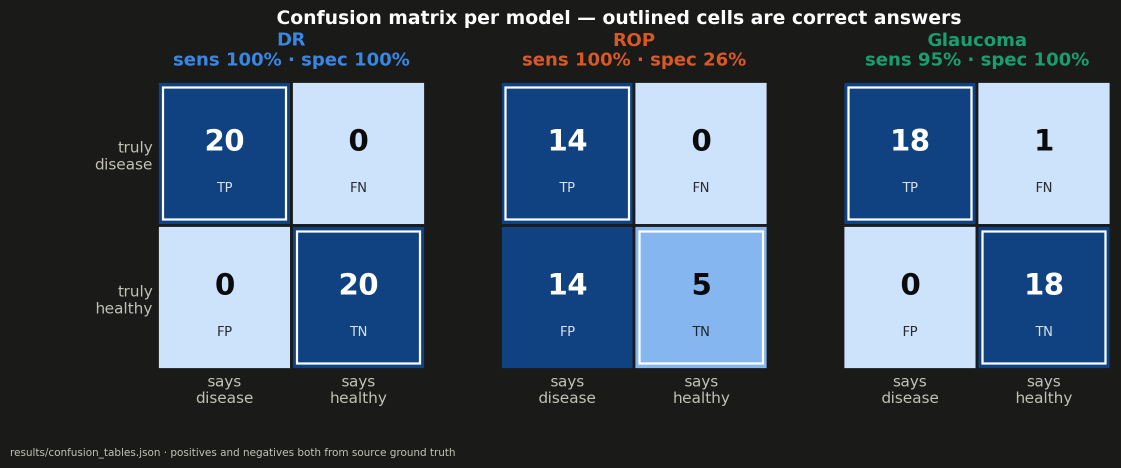
#> input picture images/01_confusion_matrices.png, 2241 x 936 px (shown at 1/2 size)
$ python -i rop_enhance_demo.py   (imports and definitions only)
#> lines starting #> are read from the running program, lines starting #| are printed output that depends on the picture; after the words box and inside, x2 and y2 are one past the last pixel; in counts of white or black regions, pixels touching at a corner belong together
"""Render one ROP photograph nine ways, to see which rendering makes the disease visible.

ROP is graded on three things a camera captures badly: the RIDGE (the raised demarcation line
at the vascular/avascular junction, which is what separates stage 1 from 2 from 3), PLUS
DISEASE (dilation and tortuosity of the posterior vessels), and the AVASCULAR PERIPHERY. All
three are structural, and all three sit in a photograph whose illumination falls off toward
the edge — which is exactly where the ridge lives.

So the enhancements here are not decoration. Each one targets a specific failure:

  green / red-free    Haemoglobin absorbs green, so vessels carry their highest contrast in
                      the green channel. The red channel is mostly choroidal glow and buries
                      them. Red-free is standard clinical practice, not a filter trick.
  illumination        Divide out a heavy blur to kill the centre-bright/edge-dark gradient,
                      so the periphery becomes readable at the same exposure as the pole.
  CLAHE               Local contrast, tile by tile, so the dim periphery gets stretched as
                      hard as the bright pole.
  vesselness          Hessian eigenvalues at several scales: responds to locally tubular
                      structure and ignores blobs and edges. This is the ridge/vessel map.
  black-hat           Morphological: what a closing added. Picks out dark curvilinear
                      structure thinner than the kernel — the demarcation line.
  blue-red LUT        The requested one. Intensity to colour, dark to blue and bright to red,
                      so a flat grey gradient becomes a hue change the eye reads instantly.

MASKING is load-bearing. A fundus photograph is a bright disc on a black surround, and every
local-contrast method will happily amplify sensor noise in that black surround into something
that looks like pathology. Everything below is computed inside the retinal mask only.

    .venv/bin/python scripts/rop_enhance_demo.py [--n 10] [--seed 42] [--out DIR]
"""
import argparse
from pathlib import Path

import cv2
import matplotlib
import numpy as np
import pandas as pd

# [1 line not run here, left out]
import matplotlib.pyplot as plt
from matplotlib.colors import LinearSegmentedColormap
from scipy import ndimage as ndi

RELEASE = Path.home() / "Downloads" / "RetinAI_ROP_v1"

# Dark -> blue, mid -> white, bright -> red. Applied to a contrast-equalised channel, this
# turns "slightly brighter than its surround" — which is all a ridge is — into a hue flip.
BLUE_RED = LinearSegmentedColormap.from_list(
    "blue_red", ["#08103a", "#1b4fd8", "#69a8ff", "#f4f4f4", "#ff9d5c", "#e02b1d", "#5c0700"])


def retina_mask(bgr: np.ndarray) -> np.ndarray:
    """The illuminated disc, as a boolean, ERODED away from its own edge.

    The erosion is the whole point. A contact camera leaves a bright specular rim right at
    the aperture, and that rim is a high-contrast curved line — so every method here reads it
    as anatomy. Un-eroded, the vesselness filter paints a perfect red circle around the image
    and the false positive is more prominent than any real vessel. Pulling the mask in by ~4%
    of the radius costs a sliver of true periphery and removes the artefact entirely.
    """
    grey = cv2.cvtColor(bgr, cv2.COLOR_BGR2GRAY)
    m = grey > max(8, grey.mean() * 0.18)
    m = ndi.binary_fill_holes(ndi.binary_opening(m, np.ones((7, 7))))
    if m.sum() < 0.05 * m.size:          # thresholding failed; use the whole frame
        m = np.ones_like(m, bool)
    # Erode via the distance transform rather than a fixed kernel. These discs are often
    # CLIPPED by the frame — Multi-View is 1600x1200, so the retina runs off the left and
    # right edges and the bright rim there is a straight line, not an arc. A distance
    # threshold pulls back from whatever the true boundary is, curved or straight, and scales
    # with the disc rather than the image.
    d = cv2.distanceTransform(m.astype(np.uint8), cv2.DIST_L2, 5)
    return d > 0.08 * d.max()


def denoise(green: np.ndarray) -> np.ndarray:
    """Edge-preserving smoothing BEFORE any local-contrast step.

    CLAHE and the illumination division both multiply up whatever is in the dim periphery,
    and in a JPEG that is compression noise. Without this the blue-red LUT renders as static
    and the black-hat map is pure speckle. A bilateral filter removes the grain while leaving
    vessel and ridge edges intact, which is exactly the trade we want.
    """
    return cv2.bilateralFilter(green, d=7, sigmaColor=35, sigmaSpace=7)


def norm(x: np.ndarray, mask: np.ndarray) -> np.ndarray:
    """Scale to 0..1 using percentiles INSIDE the mask, so the black surround cannot set the
    range (it otherwise pins the low end and flattens everything else)."""
    v = x[mask]
    if v.size == 0:
        return np.zeros_like(x, np.float32)
    lo, hi = np.percentile(v, [1, 99])
    if hi <= lo:
        lo, hi = float(v.min()), float(v.max() + 1e-6)
    return np.clip((x - lo) / (hi - lo), 0, 1).astype(np.float32)


def clahe(u8: np.ndarray, clip=3.0, grid=8) -> np.ndarray:
    return cv2.createCLAHE(clipLimit=clip, tileGridSize=(grid, grid)).apply(u8)


def illumination_corrected(green: np.ndarray, mask: np.ndarray) -> np.ndarray:
    """Divide by a heavy blur of itself. Removes the vignette that hides the periphery.

    The blur is NORMALISED BY THE MASK — blur(image*mask) / blur(mask) — rather than taken
    over the raw frame. A plain Gaussian pulls the black surround into the background estimate
    near the edge, so the background there goes to nearly zero and the division explodes into
    a bright ring exactly where the ridge lives. Dividing out the blurred mask cancels that
    fall-off and keeps the periphery on the same scale as the pole.
    """
    g = green.astype(np.float32)
    m = mask.astype(np.float32)
    sigma = max(green.shape) / 30.0
    bg = cv2.GaussianBlur(g * m, (0, 0), sigma) / (cv2.GaussianBlur(m, (0, 0), sigma) + 1e-6)
    out = np.where(mask, g / (bg + 1e-3), 0)
    return norm(out, mask)


def vesselness(green: np.ndarray, mask: np.ndarray,
               scales=(1.5, 2.5, 4.0, 6.0)) -> np.ndarray:
    """Multiscale Frangi vesselness, written out because scikit-image is not installed.

    At each scale the Hessian's eigenvalues say what the local structure is: a tube has one
    small eigenvalue along it and one large across it. Vessels and the ridge are DARK on the
    green channel, so the across-vessel eigenvalue is positive and negative responses drop.
    """
    g = norm(green.astype(np.float32), mask)
    best = np.zeros_like(g)
    for s in scales:
        # Scale-normalised second derivatives (the s**2 keeps scales comparable).
        gxx = ndi.gaussian_filter(g, s, order=(0, 2)) * s ** 2
        gyy = ndi.gaussian_filter(g, s, order=(2, 0)) * s ** 2
        gxy = ndi.gaussian_filter(g, s, order=(1, 1)) * s ** 2
        tmp = np.sqrt(np.maximum((gxx - gyy) ** 2 + 4 * gxy ** 2, 0))
        l1, l2 = (gxx + gyy + tmp) / 2, (gxx + gyy - tmp) / 2
        # order by magnitude: |a| <= |b|
        swap = np.abs(l1) > np.abs(l2)
        a = np.where(swap, l2, l1)
        b = np.where(swap, l1, l2)
        rb2 = (a / (b + 1e-10)) ** 2                 # blob-ness: 1 for a blob, 0 for a tube
        s2 = a ** 2 + b ** 2                         # structure-ness: 0 in flat background
        c = 0.5 * max(np.sqrt(s2[mask]).max(), 1e-6)
        v = np.exp(-rb2 / 0.5) * (1 - np.exp(-s2 / (2 * c ** 2)))
        v[b <= 0] = 0                                # keep dark-on-light only
        best = np.maximum(best, v)
    best[~mask] = 0
    return norm(best, mask)


def blackhat(green: np.ndarray, mask: np.ndarray) -> np.ndarray:
    """Dark curvilinear structure thinner than the kernel — the demarcation line."""
    k = max(7, int(max(green.shape) / 60) | 1)
    bh = cv2.morphologyEx(green, cv2.MORPH_BLACKHAT,
                          cv2.getStructuringElement(cv2.MORPH_ELLIPSE, (k, k)))
    bh[~mask] = 0
    return norm(bh.astype(np.float32), mask)


def to_rgb(x, cmap=None, mask=None):
    """Float 0..1 (optionally colour-mapped) to display RGB, with the surround forced black."""
    if cmap is None:
        rgb = np.dstack([x] * 3)
    else:
        rgb = plt.get_cmap(cmap)(x)[..., :3] if isinstance(cmap, str) else cmap(x)[..., :3]
    if mask is not None:
        rgb = rgb * mask[..., None]
    return np.clip(rgb, 0, 1)


def render(path: Path):
#> called with path = '../images/01_confusion_matrices.png'
    bgr = cv2.imread(str(path), cv2.IMREAD_COLOR)
#> bgr is the input picture: shape (936, 2241, 3); mean B, G, R 99.3, 81.4, 66.1
    if bgr is None:
        return None
    # Work at a bounded size: the methods are scale-sensitive and a 2040px image and a 640px
    # image should get comparable kernels.
    h, w = bgr.shape[:2]
    if max(h, w) > 1024:
        s = 1024 / max(h, w)
        bgr = cv2.resize(bgr, (int(w * s), int(h * s)), interpolation=cv2.INTER_AREA)
#> bgr: shape (427, 1024, 3)

    mask = retina_mask(bgr)
#> in retina_mask, `m = grey > max(8, grey.mean() * 0.18)`:
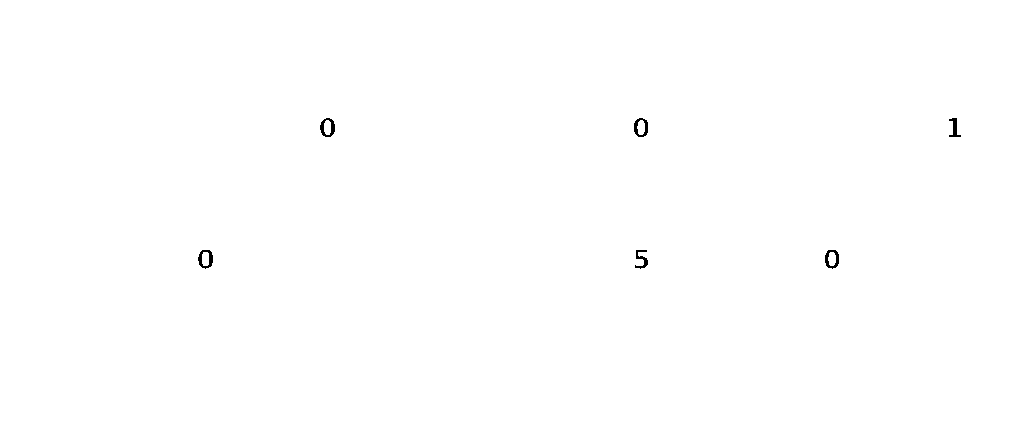
#> m: shape (427, 1024) bool; 99.8% white; 6 black regions, box (x1, y1, x2, y2) and area: (320, 118, 335, 137) 136, (198, 250, 213, 269) 135, (825, 250, 839, 269) 130, (634, 118, 648, 137) 129, (635, 250, 648, 269) 107, (949, 118, 961, 137) 101
    rgb = cv2.cvtColor(bgr, cv2.COLOR_BGR2RGB) / 255.0
    green = denoise(bgr[:, :, 1])

    g_clahe = clahe(green, clip=2.0)
    illum = illumination_corrected(green, mask)
#> in illumination_corrected, `out = np.where(mask, g / (bg + 1e-3), 0)`:
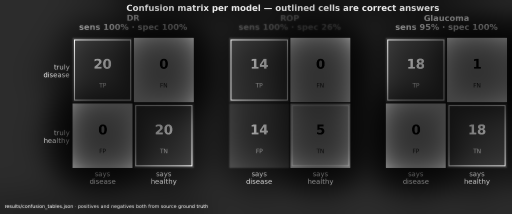
#> out: shape (427, 1024) float32 (shown at 1/2 size); min 0.055, max 5.47, mean 0.926; drawn with min black and max white
#> in norm, `lo, hi = np.percentile(v, [1, 99])`: lo = 0.235; hi = 3.75
    # The colour-mapped panels need a SMOOTHER base than the greyscale ones. A LUT turns every
    # small intensity step into a hue step, so residual JPEG grain that is invisible in grey
    # becomes red-on-blue confetti and buries the structure the map exists to show. Smooth
    # first, then stretch gently.
    illum_smooth = cv2.bilateralFilter((illum * 255).astype(np.uint8), 9, 45, 9)
    lut_base = norm(clahe(illum_smooth, clip=1.5, grid=6).astype(np.float32), mask)
#> call 2 of clahe, with clip = 1.5, grid = 6
#> in clahe (call 2), `return cv2.createCLAHE(clipLimit=clip, tileGridSize=(grid, grid)).appl..`:
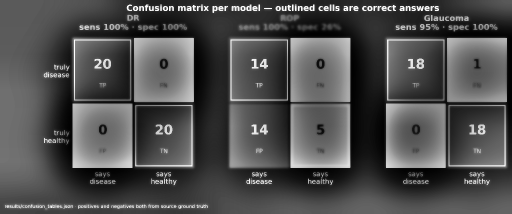
#> returned value: shape (427, 1024) (shown at 1/2 size); min 1, max 255, mean 77.7
    ves = vesselness(green, mask)
#> the loop in vesselness, `for s in scales:` made 4 passes
#> c on passes 1 to 4: 0.236, 0.215, 0.175, 0.153
#> after the loop in vesselness, `for s in scales:`:
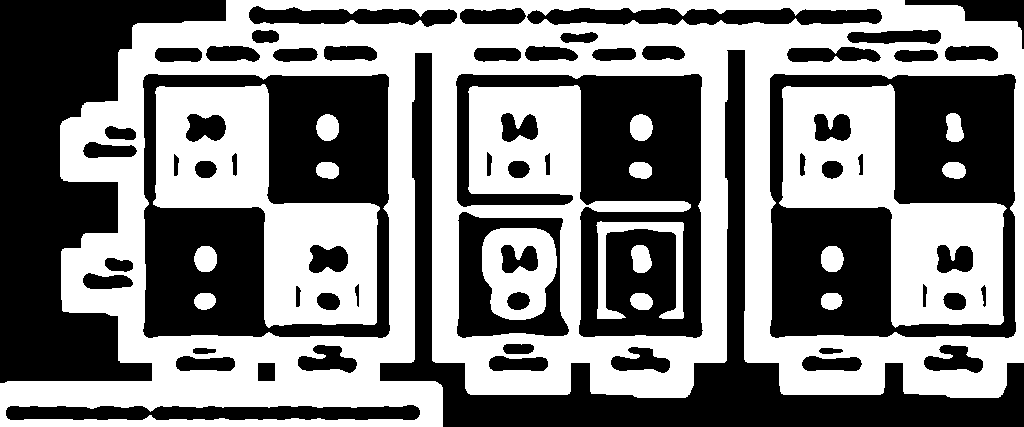
#> swap: shape (427, 1024) bool; 49.6% white; 17 white regions, largest, box (x1, y1, x2, y2) and area: (0, 0, 1024, 427) 155572, (153, 84, 380, 328) 24764, (779, 84, 1007, 328) 24715
#> after the loop in vesselness, `for s in scales:`:
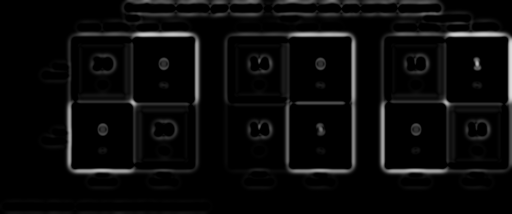
#> v: shape (427, 1024) float32 (shown at 1/2 size); min 0, max 0.865, mean 0.0403
    bh = blackhat(green, mask)


    # Vesselness painted over the original in red — the one panel a clinician can check
    # against the photograph, because the anatomy stays visible underneath.
    overlay = rgb.copy()
    a = np.clip(ves * 1.6, 0, 1)[..., None]
    overlay = overlay * (1 - a) + np.array([1.0, 0.15, 0.1]) * a
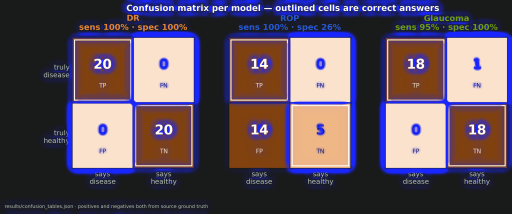
#> overlay: shape (427, 1024, 3) float64 (shown at 1/2 size); mean B, G, R 0.373, 0.316, 0.372

    return [
        ("1. original", rgb),
        ("2. green channel / red-free\n(vessel contrast)",
         to_rgb(norm(green.astype(np.float32), mask), None, mask)),
        ("3. CLAHE on green\n(local contrast)", to_rgb(norm(g_clahe.astype(np.float32), mask),
                                                       None, mask)),
        ("4. illumination corrected\n(vignette removed)", to_rgb(illum, None, mask)),
        ("5. LUT base\n(smoothed + gentle CLAHE)", to_rgb(lut_base, None, mask)),
        ("6. BLUE->RED LUT\n(dark=blue, bright=red)", to_rgb(lut_base, BLUE_RED, mask)),
        ("7. turbo LUT\n(on corrected green)", to_rgb(lut_base, "turbo", mask)),
        ("8. vesselness\n(ridge + vessels)", to_rgb(ves, None, mask)),
        ("9. black-hat\n(demarcation line)", to_rgb(bh, None, mask)),
        ("10. vesselness on original\n(red overlay)", overlay * mask[..., None]),
    ]
#> in to_rgb (call 6), `rgb = plt.get_cmap(cmap)(x)[..., :3] if isinstance(cmap, str) else cma..`:
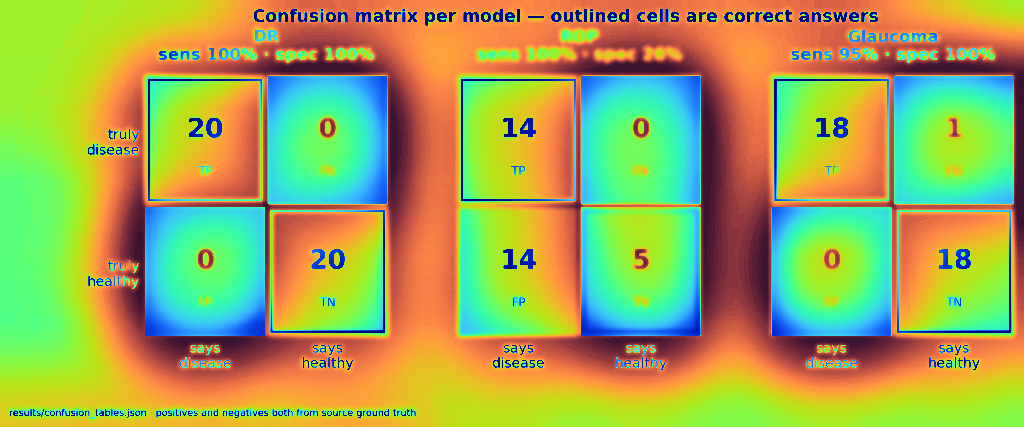
#> rgb: shape (427, 1024, 3) float64; mean of channels 0, 1, 2 0.341, 0.665, 0.63; drawn as B, G, R


# [80 lines left out: function main, not called in this run]


# [2 lines not run here, left out]

>>> result = render('../images/01_confusion_matrices.png')
#> result = 10 items

$ run again, on images/03_roc_curves.png
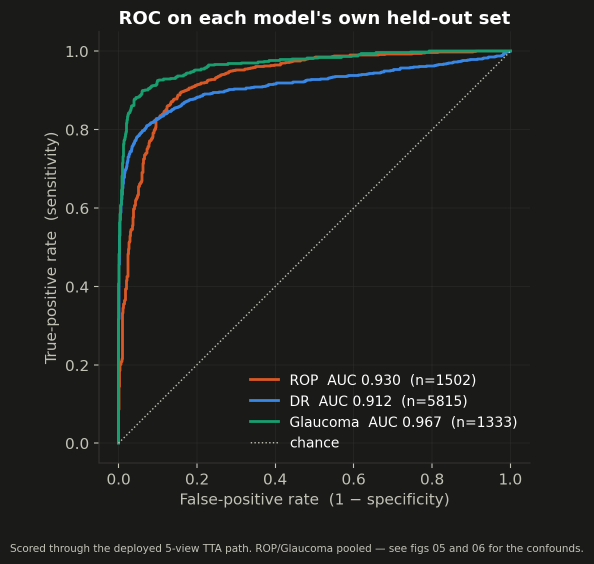
#> input picture images/03_roc_curves.png, 1187 x 1128 px (shown at 1/2 size)
#> in render, bgr is the input picture: shape (1128, 1187, 3); mean B, G, R 31.1, 32.3, 31.7
#> bgr: shape (973, 1024, 3)
#> d: shape (973, 1024) float32; every value is 3.4e+38
#> lo = 0.468; hi = 4.67
#> the loop in vesselness, `for s in scales:` made 4 passes
#> c on passes 1 to 4: 0.25, 0.233, 0.21, 0.172
#> after the loop in vesselness, `for s in scales:`:
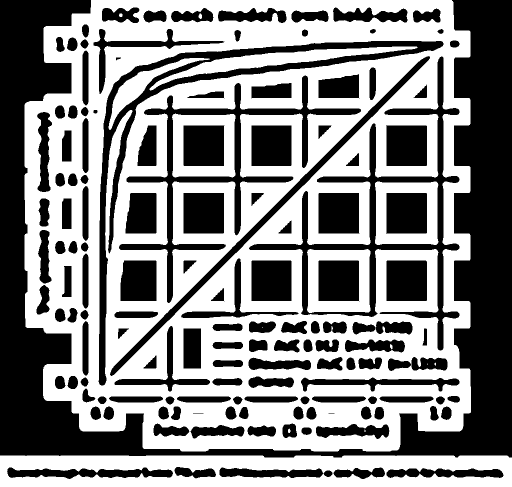
#> swap: shape (973, 1024) bool (shown at 1/2 size); 52.7% white; 143 black regions (1 under 20 px), largest, box (x1, y1, x2, y2) and area: (0, 0, 1024, 915) 193373, (197, 82, 887, 771) 28774, (498, 113, 919, 701) 25291
#> in to_rgb (call 6), `rgb = plt.get_cmap(cmap)(x)[..., :3] if isinstance(cmap, str) else cma..`:
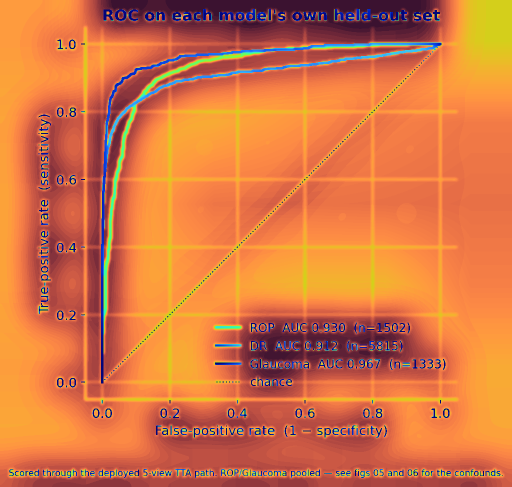
#> rgb: shape (973, 1024, 3) float64 (shown at 1/2 size); mean of channels 0, 1, 2 0.27, 0.463, 0.838; drawn as B, G, R
#> result = 10 items

$ run again, on images/04_rop_operating_curve.png
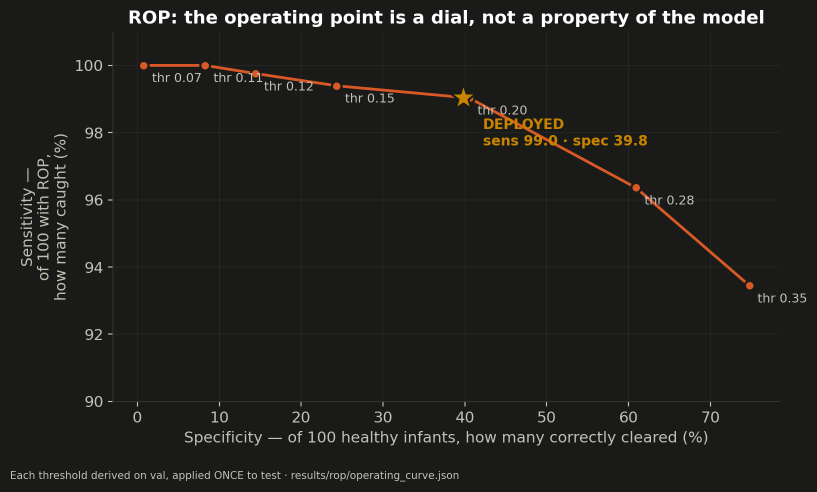
#> input picture images/04_rop_operating_curve.png, 1634 x 983 px (shown at 1/2 size)
#> in render, bgr is the input picture: shape (983, 1634, 3); mean B, G, R 29.2, 31, 31.8
#> bgr: shape (616, 1023, 3)
#> d: shape (616, 1023) float32; every value is 3.4e+38
#> lo = 0.49; hi = 4.7
#> the loop in vesselness, `for s in scales:` made 4 passes
#> c on passes 1 to 4: 0.249, 0.216, 0.189, 0.187
#> after the loop in vesselness, `for s in scales:`:
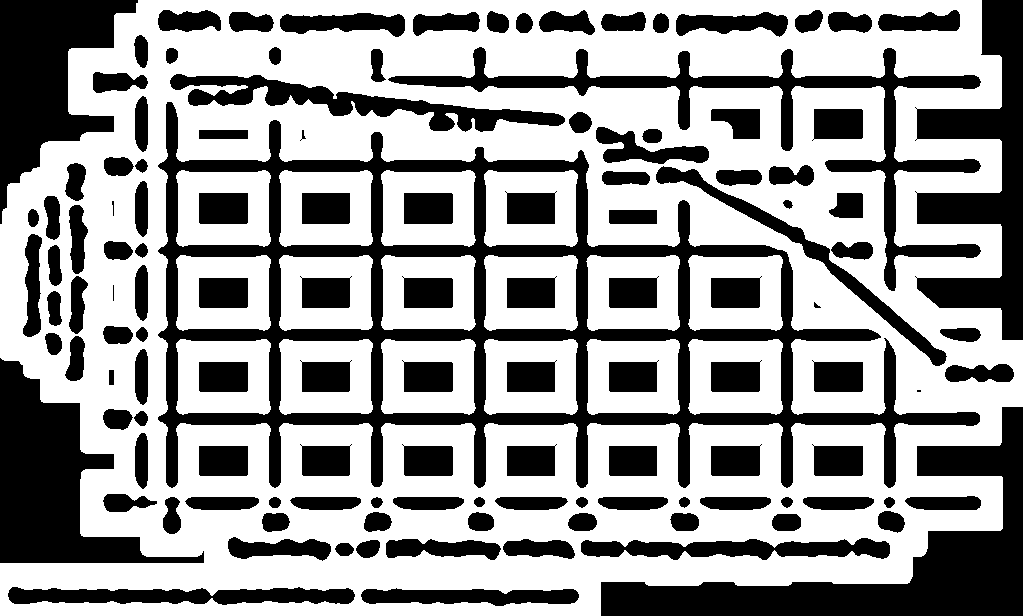
#> swap: shape (616, 1023) bool; 60.5% white; 126 black regions (3 under 20 px), largest, box (x1, y1, x2, y2) and area: (158, 102, 980, 488) 53337, (601, 407, 1023, 616) 24107, (0, 358, 204, 563) 16707
#> in to_rgb (call 6), `rgb = plt.get_cmap(cmap)(x)[..., :3] if isinstance(cmap, str) else cma..`:
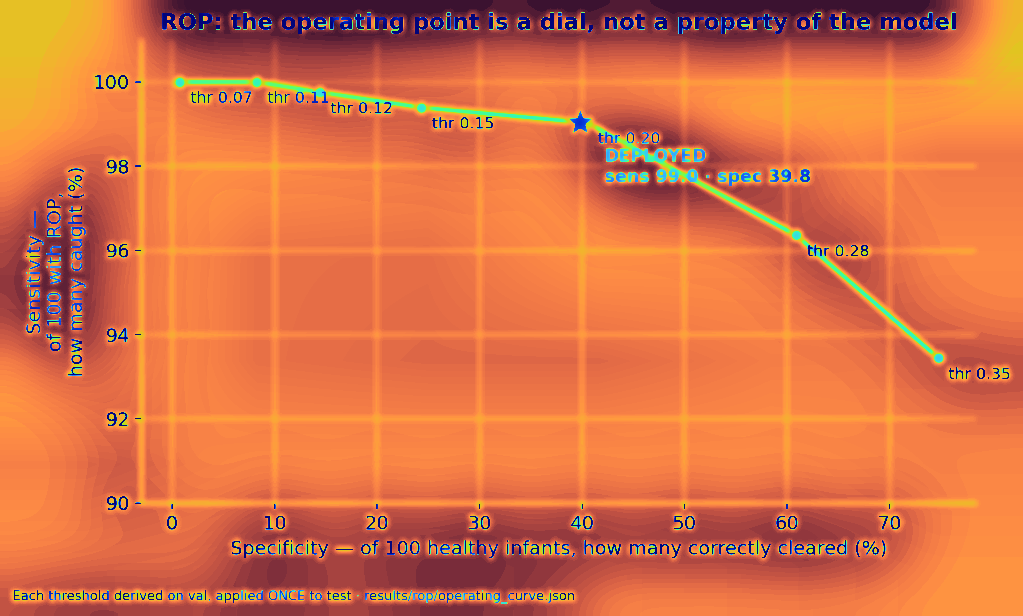
#> rgb: shape (616, 1023, 3) float64; mean of channels 0, 1, 2 0.274, 0.448, 0.852; drawn as B, G, R
#> result = 10 items
